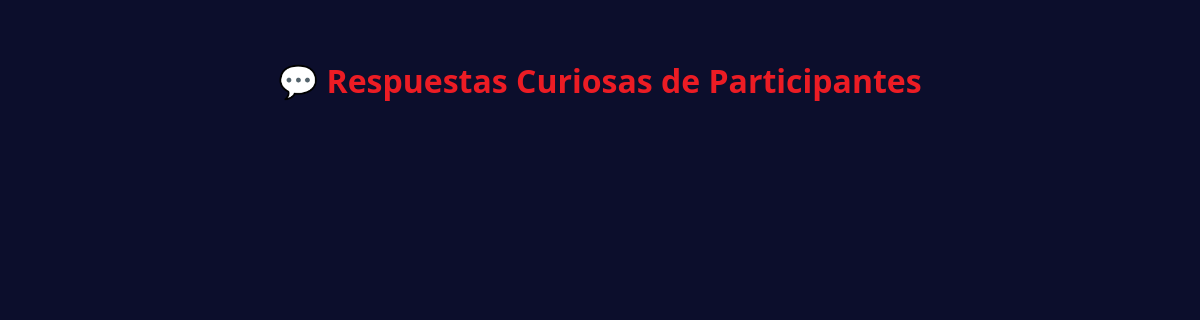
Before: /respuestas_curiosas with the older database file.
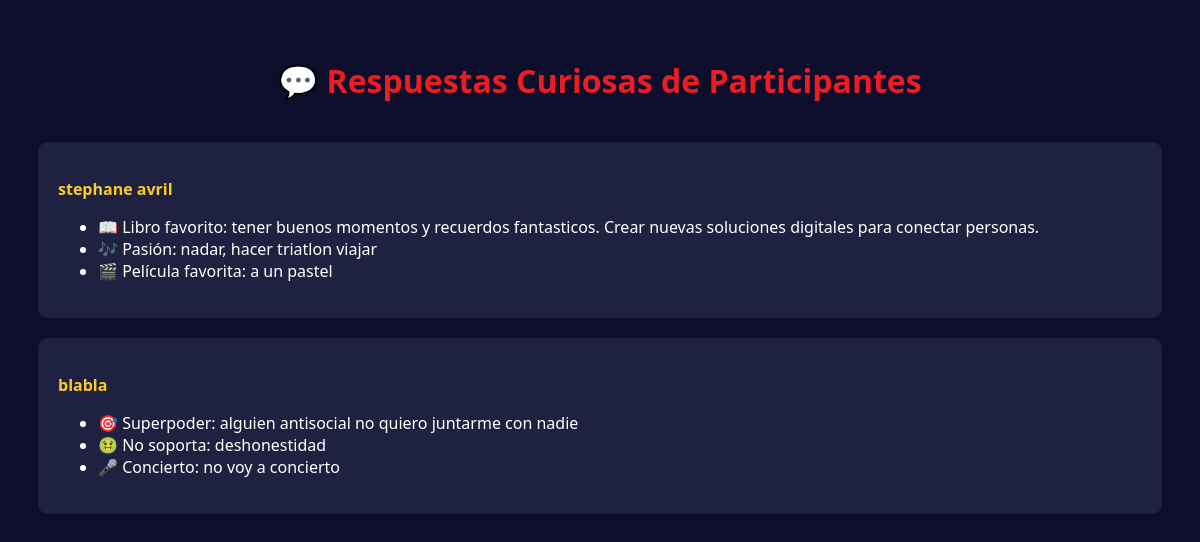
After: the same page with the newer database file.
### tables this page shows
CREATE TABLE adivina_participantes (
    id INTEGER PRIMARY KEY AUTOINCREMENT,
    nombre_completo TEXT,
    superpoder TEXT,
    pasion TEXT,
    dato_curioso TEXT,
    pelicula_favorita TEXT,
    actor_favorito TEXT,
    no_soporto TEXT,
    mejor_libro TEXT,
    prenda_imprescindible TEXT,
    mejor_concierto TEXT
);

### app.py (the view)
@app.route('/respuestas_curiosas')
def respuestas_curiosas():
    conn = get_db_connection()
    respuestas = conn.execute('SELECT * FROM adivina_participantes').fetchall()
    conn.close()
    destacados = []
    for r in respuestas:
        frases = [
            f"🎯 Superpoder: {r['superpoder']}",
            f"🎶 Pasión: {r['pasion']}",
            f"🧠 Dato curioso: {r['dato_curioso']}",
            f"🎬 Película favorita: {r['pelicula_favorita']}",
            f"🎤 Concierto: {r['mejor_concierto']}",
            f"📖 Libro favorito: {r['mejor_libro']}",
            f"👕 Prenda imprescindible: {r['prenda_imprescindible']}",
            f"🤢 No soporta: {r['no_soporto']}"
        ]
        seleccionadas = random.sample(frases, 3)
        destacados.append({
            "nombre": r["nombre_completo"],
            "frases": seleccionadas
        })
    return render_template("respuestas_curiosas.html", destacados=destacados)

### app.py (called while the page is built)
def get_db_connection():
    conn = sqlite3.connect('database.db')
    conn.row_factory = sqlite3.Row
    return conn

@app.before_request
def make_session_permanent():
    session.permanent = True

### templates/respuestas_curiosas.html (shortened to what this page needs)
<!DOCTYPE html>
<html lang="es">
<head>
</head>
<body>
  <h1>💬 Respuestas Curiosas de Participantes</h1>
  {% for p in destacados %}
    <div class="carta">
      <p><strong>{{ p.nombre }}</strong></p>
      <ul>
        {% for frase in p.frases %}
          <li>{{ frase }}</li>
        {% endfor %}
      </ul>
    </div>
  {% endfor %}
</body>
</html>

### templates/respuestas_curiosas.html (style rules this page uses)
body { background-color: #0c0e2c; color: white; font-family: 'Segoe UI', sans-serif; padding: 30px; }
.carta { background-color: #1f2140; padding: 20px; margin-bottom: 20px; border-radius: 10px; }
h1 { color: #ec1c24; text-align: center; margin-bottom: 40px; }
strong { color: #ffca28; }

Changed rows visible on the page:
added adivina_participantes: nombre "stephane avril", frases "📖 Libro favorito: tener buenos momentos y recuerdos fantasticos. Crear nuevas soluciones digitales para conectar personas." "🎶 Pasión: nadar, hacer triatlon viajar" "🎬 Película favorita: a un pastel"
added adivina_participantes: nombre "blabla", frases "🎯 Superpoder: alguien antisocial no quiero juntarme con nadie" "🤢 No soporta: deshonestidad" "🎤 Concierto: no voy a concierto"
